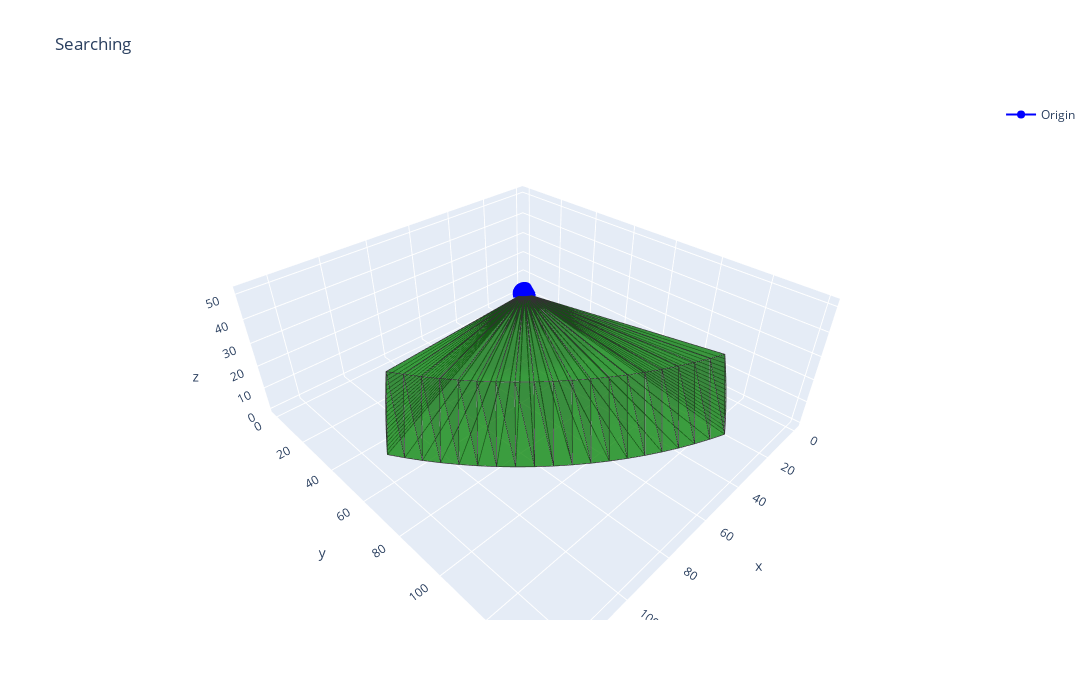

The cell this chart's notebook holds for it:
### Code cell
n_points = 20

sector, simplices = generate_sector(10, 150, 30, 70, 10, 20, n_points=n_points)
sector_fig = ff.create_trisurf(
    x=sector['x'].values, 
    y=sector['y'].values,
    z=sector['z'].values,
    simplices=simplices,
    colormap=[mcolors.to_hex('green')] * 2,
    show_colorbar=False
)
sector_fig['data'][0].update(opacity=0.5)

origin_fig = go.Figure(data=go.Scatter3d(x=[0], y=[0], z=[0], marker=dict(color="blue"), name="Origin"))
fig = go.Figure(data=sector_fig.data + origin_fig.data)
fig.update_layout(title="Searching", width=FULL_WIDTH, height=FULL_HEIGHT)
fig.show()

### Figure 1 — Plotly figure (JSON) as saved in the notebook; plotly's stock layout.template omitted (floating-point values rounded to 4 significant figures; data arrays with more than 128 entries replaced by an {"elided": "..."} marker saying what was removed)
{"data": [{"facecolor": {"elided": "228 str values"}, "i": {"elided": "228 int values"}, "j": {"elided": "228 int values"}, "k": {"elided": "228 int values"}, "name": "", "opacity": 0.5, "type": "mesh3d", "x": {"elided": "800 float values"}, "y": {"elided": "800 float values"}, "z": {"elided": "800 float values"}}, {"line": {"color": "rgb(50, 50, 50)", "width": 1.5}, "mode": "lines", "showlegend": false, "type": "scatter3d", "x": {"elided": "1140 float values"}, "y": {"elided": "1140 float values"}, "z": {"elided": "1140 float values"}}, {"marker": {"color": "blue"}, "name": "Origin", "type": "scatter3d", "x": [0], "y": [0], "z": [0]}], "layout": {"height": 700, "title": {"text": "Searching"}, "width": 1100}}
